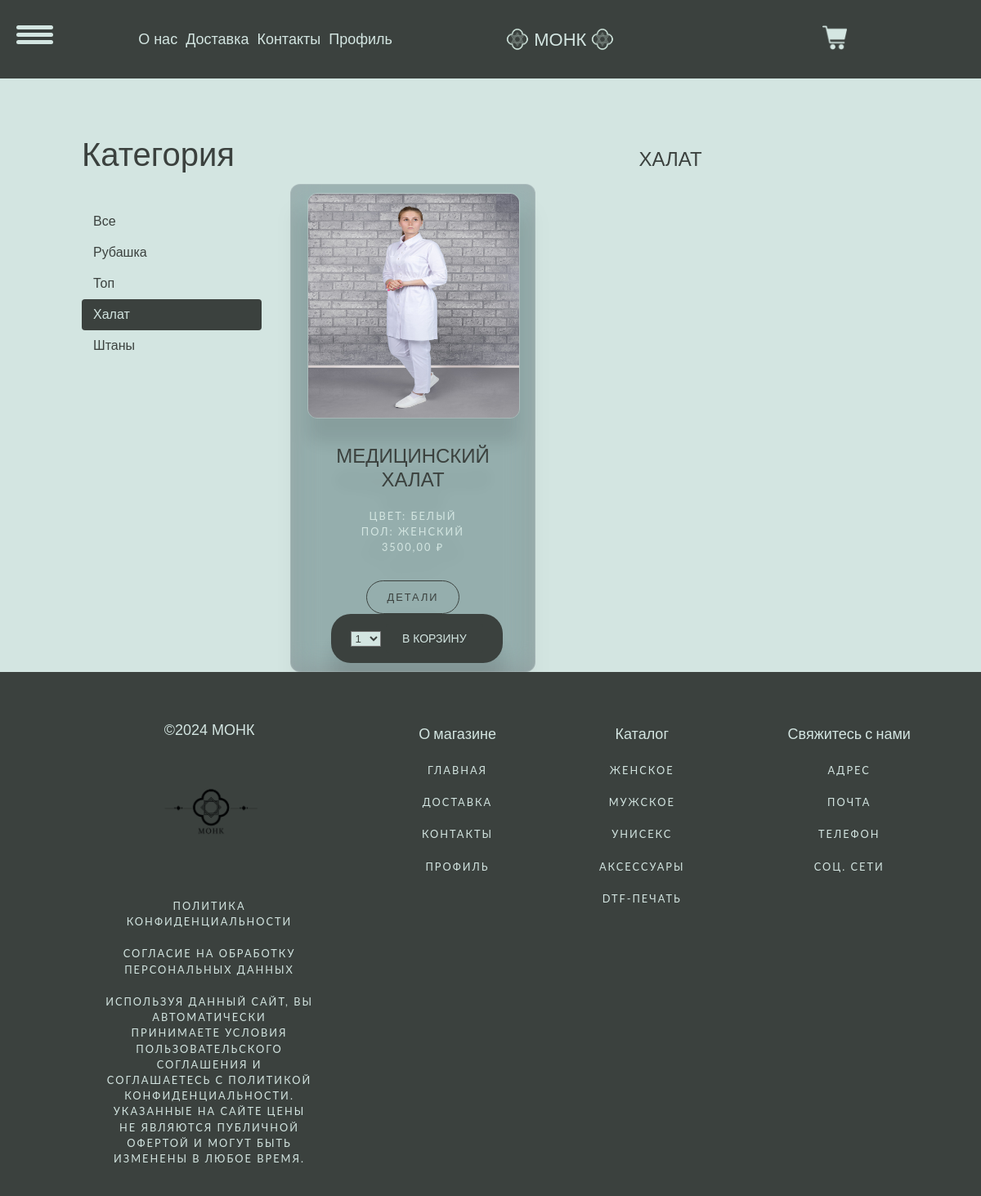
The page /halat/ on the database its author committed.
### myshop/models.py (models this page shows, shortened)
class Category(models.Model):
    name = models.CharField(max_length=100, db_index=True)
    slug = models.SlugField(max_length=100, unique=True)
    class Meta:
        ordering = ('name',)
        verbose_name = 'Категория'
        verbose_name_plural = 'Категории'
    def get_absolute_url(self):
        return reverse('myshop:product_list_by_category', args=[self.slug])

class Product(models.Model):
    category = models.ForeignKey(Category,
                                 related_name='products',
                                 on_delete=models.CASCADE)
    name = models.CharField(max_length=150, db_index=True)
    slug = models.CharField(
           max_length = 10,
           blank=True,
           editable=False,
           unique=True,
           default=create_new_ref_number
      )
    color = models.ForeignKey(Color,
                              related_name='products',
                              on_delete=models.CASCADE)
    gender = models.ForeignKey(Gender,
                               related_name='products',
                               on_delete=models.CASCADE
                               )
    image = models.ImageField(upload_to=f'media/products/%Y/%m/%d', blank=True)
    description = models.TextField(max_length=1000, blank=True)
    price = models.DecimalField(max_digits=10, decimal_places=2)
    available = models.BooleanField(default=True)
    created = models.DateTimeField(auto_now_add=True)
    uploaded = models.DateTimeField(auto_now=True)
    class Meta:
        ordering = ('name',)
        verbose_name = 'Товар'
        verbose_name_plural = 'Товары'
        index_together = (('id', 'slug'),)
    def get_absolute_url(self):
        return reverse('myshop:product_detail', args=[self.id, self.slug])

class Color(models.Model):
    name = models.CharField(max_length=100, db_index=True)
    image = models.ImageField(upload_to=f'media/color', blank=True)
    slug = models.SlugField(max_length=100, unique=True)
    class Meta:
        ordering = ('name',)
        verbose_name = 'Цвет'
        verbose_name_plural = 'Цвета'
    def __str__(self):
        return self.name

class Gender(models.Model):
    name = models.CharField(max_length=100, db_index=True)
    slug = models.SlugField(max_length=100, unique=True)
    class Meta:
        ordering = ('name',)
        verbose_name = 'Пол'
        verbose_name_plural = 'Пол'
    def __str__(self):
        return self.name

### myshop/views.py (the view)
# urls.py: path('', views.product_list, name='product_list'),
def product_list(request, category_slug=None):
    cart_product_form = CartAddProductForm()
    category = None
    categories = Category.objects.all()
    products = Product.objects.filter(available=True)
    if category_slug:
        category = get_object_or_404(Category, slug=category_slug)
        products = products.filter(category=category)
    return render(request, 'shop/product/list.html',
                  {
                      'category': category,
                      'categories': categories,
                      'products': products,
                      'cart_product_form': cart_product_form
                  })

### cart/forms.py
class CartAddProductForm(forms.Form):
    quantity = forms.TypedChoiceField(
        choices=PRODUCT_QUANTITY_CHOICES,
        coerce=int,
        label=""
    )
    update = forms.BooleanField(
        required=False,
        initial=False,
        widget=forms.HiddenInput
    )

### cart/cart.py (called while the page is built)
    def __len__(self):
        return sum(item['quantity'] for item in self.cart.values())

### cart/context_processors.py (called while the page is built)
def cart(request):
    return {'cart': Cart(request)}

### myshop/templates/shop/product/list.html (shortened to what this page needs)
{% extends "shop/base2.html" %}
{% load static %}
{% block links %}
<link href="{% static 'css/card_style.css' %}" rel="stylesheet">
{% endblock %}
{% block content %}
<div id="sidebar">
    <h3>Категория</h3>
    <ul>
        <li {% if not category %}class="selected"{% endif %}>
        <a href="{% url 'shop:product_list' %}">Все</a>
        </li>
        {% for c in categories %}
        <li {% if category.slug == c.slug %}class="selected" {% endif %}>
        <a href="{{ c.get_absolute_url }}">{{ c.name }}</a>
        </li>
    {% endfor %}
    </ul>
</div>
<div id="main" class="product-list">
<h1>{% if category %}{{ category.name }}{% else %}Товары{% endif %}</h1>
    <section class="cards">
        <div class="container container_cards">
            {% for product in products %}
            <div class="container_list item">
                <div class="wrapper_list ">
                   <div class="banner-image">
                       <img src="{% if product.image %}{{ product.image.url }}{%else %}{% static 'img/no_image.png' %}{% endif %}">
                   </div>
                   <h1> {{ product.name }}<br>  </h1>
                   <p> Цвет: {{ product.color }} <br/>
                       Пол: {{ product.gender }} <br/>
                     {{ product.price }} ₽</p>
                </div>
                <div class="button-wrapper">
                    <button class="btn outline"><a href="{{ product.get_absolute_url }}">ДЕТАЛИ</a></button>
                    <button class="btn fill cart_form_btn">
                        <form action="{% url 'cart:cart_add' product.id %}" method="post">
                            {{ cart_product_form }}
                            <input type="submit" value="В КОРЗИНУ">
                        </form>
                    </button>
                </div>
            </div>
            {% endfor %}
            </div>
    </section>
</div>
{% endblock %}

### myshop/static/css/base.css (style rules this page uses)
body { margin:0; padding:0; font-family:helvetica, sans-serif; background-color: rgb(211, 229, 225); }
h1, h2, h3, h4, h5 , h6 { font-family: 'Ubuntu', sans-serif; font-weight:normal; font-size: clamp(10px, 5vw, 40px); }
a { text-decoration:none; color:#5993bb; }
a.button, input[type="submit"] { background-color:rgb(59, 65, 62); color:rgb(211, 229, 225); border-radius:4px; padding:10px 20px; font-size:14px; border:0; }
#sidebar { width:220px; padding:30px 20px 0 0; float:left; }
#sidebar h3 { color: rgb(59, 65, 62); }
.product-list h1 { color: rgb(59, 65, 62); text-align: center; }
.product-list a { color: rgb(59, 65, 62); }
#sidebar ul { margin:0; padding:0; }
#sidebar ul li { margin:0; list-style:none; padding:10px 14px; }
#sidebar ul li a { display:block; color: rgb(59, 65, 62); }
#sidebar ul li.selected { background:#3b413e; border-radius:4px; }
#sidebar ul li.selected a { color:rgb(211, 229, 225); }
#main { float:left; width: 96%; margin-right:-220px; overflow:hidden; }
.product-list .item { padding: 10px 20px; float:left; text-align:center; line-height:1.2; }
.product-list .item img { width:100%; margin-bottom:8px; max-height: 274px; min-height: 274px; }
.container { width: 100%; max-width: 1200px; padding: 0 15px; margin: 0 auto; }
.container_cards { display: grid; width: 100%; grid-template-columns: repeat(auto-fill, 300px); justify-content: center; justify-items: center; margin: 0 auto; column-gap: 30px; row-gap: 40px; }

### myshop/static/css/card_style.css (style rules this page uses)
.container_list { backdrop-filter: blur(16px) saturate(180%); -webkit-backdrop-filter: blur(16px) saturate(180%); background-color: rgba(17, 25, 40, 0.25); border-radius: 12px; border: 1px solid rgba(255, 255, 255, 0.125); padding: 38px; filter: drop-shadow(0 30px 10px rgba(0,0,0,0.125)); display: flex; flex-direction: column; align-items: center; justify-content:center; text-align: center; }
.wrapper_list { width: 100%; height: 100%; }
.banner-image img { border-radius: 12px; border: 1px solid rgba(255,255,255, 0.255) }
h1 { font-family: 'Righteous', sans-serif; color: rgb(211, 229, 225); text-transform: uppercase; font-size: 1.5rem; }
p { color: rgb(211, 229, 225); font-family: 'Lato', sans-serif; text-align: center; font-size: 0.8rem; line-height: 150%; letter-spacing: 2px; text-transform: uppercase; }
.button-wrapper { margin-top: 18px; }
.btn { border: none; padding: 12px 24px; border-radius: 24px; font-size: 12px; font-size: 0.8rem; letter-spacing: 2px; cursor: pointer; }
.btn + .btn { margin-left: 10px; }
.outline { background: transparent; color: rgb(59, 65, 62); border: 1px solid rgb(59, 65, 62); transition: all .3s ease; }
.fill { background: rgb(59, 65, 62); color: rgb(211, 229, 225); filter: drop-shadow(0); font-weight: bold; transition: all .3s ease; }
.cart_form_btn select { background-color: rgb(211, 229, 225); color: rgb(59, 65, 62); }
input { font-size: 13px; padding: 6px 0 4px 10px; border: 1px solid rgb(211, 229, 225); background: rgb(59, 65, 62); border-radius: 8px; }

### rows shown on the page
Category: name "Рубашка"
Category: name "Топ"
Category: name "Халат", name "ХАЛАТ"
Category: name "Штаны"
Product: image (picture), name "МЕДИЦИНСКИЙ ХАЛАТ", color "БЕЛЫЙ", gender "ЖЕНСКИЙ", price "3500,00"
